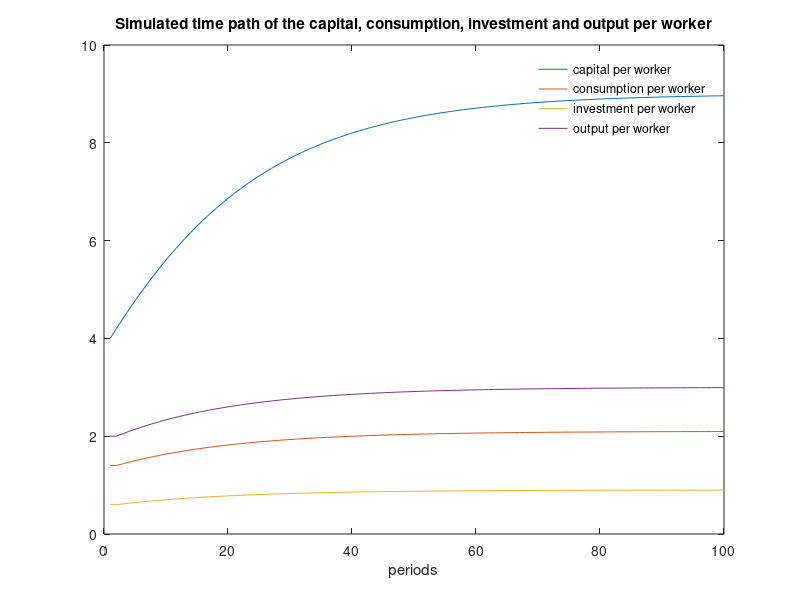

MATLAB code to generate this figure:
%
% set initial values for k0(captial per worker)
%
k0 = 4;
% k0 = 16;
% set value for the parameter of the model
alpha = 1/2;   % capital share of income
delta = 0.1;  % depreciation rate of capital
s = 0.3;      % savings rate 
T = 100;       % number of periods to simulate 
%
%  initialize time series and 
%  compute initial capital, consumption, investment and output per worker
%
k = zeros(T,1);
c = zeros(T,1);
i = zeros(T,1);
y = zeros(T,1);
k(1) = k0;
c(1) = (1-s)*k0^alpha;
i(1) = s*k0^alpha;
y(1) = k0^alpha;
%
% simulate model
%
for time = 1:T-1
    k(time+1,1) = (1-delta)*k(time,1)+s*k(time,1)^alpha;
    c(time+1,1) = (1-s)*k(time,1)^alpha;
    i(time+1,1) = s*k(time,1)^alpha;
    y(time+1,1) = k(time,1)^alpha;
end
%
% ploting graphs
%
x = 1:T;
figure(1)
plot(x,k,x,c,x,i,x,y)
legend({'capital per worker','consumption per worker','investment per worker','output per worker'},'Location','best')
legend('boxoff')
xlabel('periods');
title('Simulated time path of the capital, consumption, investment and output per worker')    